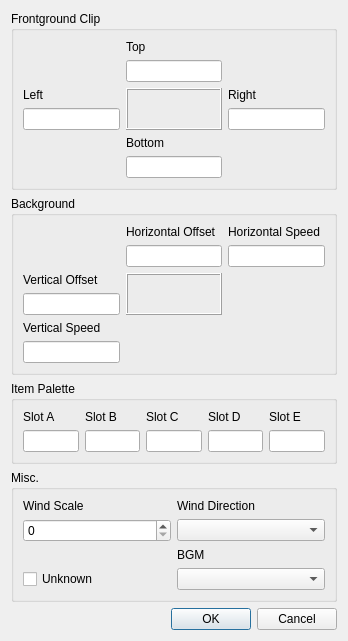
<?xml version="1.0" encoding="UTF-8"?>
<ui version="4.0">
 <class>DialogProperties</class>
 <widget class="QDialog" name="DialogProperties">
  <property name="geometry">
   <rect>
    <x>0</x>
    <y>0</y>
    <width>348</width>
    <height>629</height>
   </rect>
  </property>
  <property name="windowTitle">
   <string>Properties</string>
  </property>
  <property name="windowIcon">
   <iconset resource="resource.qrc">
    <normaloff>:/image/Properties.png</normaloff>:/image/Properties.png</iconset>
  </property>
  <property name="locale">
   <locale language="English" country="UnitedStates"/>
  </property>
  <layout class="QVBoxLayout" name="verticalLayout_9">
   <item>
    <widget class="QGroupBox" name="groupBoxFrontClip">
     <property name="title">
      <string>Frontground Clip</string>
     </property>
     <layout class="QGridLayout" name="gridLayout">
      <item row="0" column="1">
       <layout class="QVBoxLayout" name="verticalLayoutTopClip">
        <item>
         <widget class="QLabel" name="labelTopClip">
          <property name="text">
           <string>Top</string>
          </property>
          <property name="alignment">
           <set>Qt::AlignBottom|Qt::AlignLeading|Qt::AlignLeft</set>
          </property>
         </widget>
        </item>
        <item>
         <widget class="QLineEdit" name="editClipTop">
          <property name="text">
           <string notr="true"/>
          </property>
         </widget>
        </item>
       </layout>
      </item>
      <item row="1" column="0">
       <layout class="QVBoxLayout" name="verticalLayoutLeftClip">
        <item>
         <widget class="QLabel" name="labelLeftClip">
          <property name="text">
           <string>Left</string>
          </property>
          <property name="alignment">
           <set>Qt::AlignBottom|Qt::AlignLeading|Qt::AlignLeft</set>
          </property>
         </widget>
        </item>
        <item>
         <widget class="QLineEdit" name="editClipLeft">
          <property name="text">
           <string notr="true"/>
          </property>
         </widget>
        </item>
       </layout>
      </item>
      <item row="1" column="2">
       <layout class="QVBoxLayout" name="verticalLayoutRightClip">
        <item>
         <widget class="QLabel" name="labelRightClip">
          <property name="text">
           <string>Right</string>
          </property>
          <property name="alignment">
           <set>Qt::AlignBottom|Qt::AlignLeading|Qt::AlignLeft</set>
          </property>
         </widget>
        </item>
        <item>
         <widget class="QLineEdit" name="editClipRight">
          <property name="text">
           <string notr="true"/>
          </property>
         </widget>
        </item>
       </layout>
      </item>
      <item row="2" column="1">
       <layout class="QVBoxLayout" name="verticalLayoutBottomClip">
        <item>
         <widget class="QLabel" name="labelBottomClip">
          <property name="text">
           <string>Bottom</string>
          </property>
          <property name="alignment">
           <set>Qt::AlignBottom|Qt::AlignLeading|Qt::AlignLeft</set>
          </property>
         </widget>
        </item>
        <item>
         <widget class="QLineEdit" name="editClipBottom">
          <property name="text">
           <string notr="true"/>
          </property>
         </widget>
        </item>
       </layout>
      </item>
      <item row="1" column="1">
       <widget class="QFrame" name="frameClip">
        <property name="frameShape">
         <enum>QFrame::Box</enum>
        </property>
        <property name="frameShadow">
         <enum>QFrame::Raised</enum>
        </property>
       </widget>
      </item>
     </layout>
    </widget>
   </item>
   <item>
    <widget class="QGroupBox" name="groupBoxBack">
     <property name="title">
      <string>Background</string>
     </property>
     <layout class="QGridLayout" name="gridLayout_2">
      <item row="0" column="1">
       <layout class="QVBoxLayout" name="verticalLayoutHO">
        <item>
         <widget class="QLabel" name="labelHO">
          <property name="text">
           <string>Horizontal Offset</string>
          </property>
          <property name="alignment">
           <set>Qt::AlignBottom|Qt::AlignLeading|Qt::AlignLeft</set>
          </property>
         </widget>
        </item>
        <item>
         <widget class="QLineEdit" name="editOffsetHori">
          <property name="text">
           <string notr="true"/>
          </property>
         </widget>
        </item>
       </layout>
      </item>
      <item row="1" column="0">
       <layout class="QVBoxLayout" name="verticalLayoutVO">
        <item>
         <widget class="QLabel" name="labelVO">
          <property name="text">
           <string>Vertical Offset</string>
          </property>
          <property name="alignment">
           <set>Qt::AlignBottom|Qt::AlignLeading|Qt::AlignLeft</set>
          </property>
         </widget>
        </item>
        <item>
         <widget class="QLineEdit" name="editOffsetVert">
          <property name="text">
           <string notr="true"/>
          </property>
         </widget>
        </item>
       </layout>
      </item>
      <item row="0" column="2">
       <layout class="QVBoxLayout" name="verticalLayoutHS">
        <item>
         <widget class="QLabel" name="labelHS">
          <property name="text">
           <string>Horizontal Speed</string>
          </property>
          <property name="alignment">
           <set>Qt::AlignBottom|Qt::AlignLeading|Qt::AlignLeft</set>
          </property>
         </widget>
        </item>
        <item>
         <widget class="QLineEdit" name="editSpeedHori">
          <property name="text">
           <string notr="true"/>
          </property>
         </widget>
        </item>
       </layout>
      </item>
      <item row="2" column="0">
       <layout class="QVBoxLayout" name="verticalLayoutVS">
        <item>
         <widget class="QLabel" name="labelVS">
          <property name="text">
           <string>Vertical Speed</string>
          </property>
          <property name="alignment">
           <set>Qt::AlignBottom|Qt::AlignLeading|Qt::AlignLeft</set>
          </property>
         </widget>
        </item>
        <item>
         <widget class="QLineEdit" name="editSpeedVert">
          <property name="text">
           <string notr="true"/>
          </property>
         </widget>
        </item>
       </layout>
      </item>
      <item row="1" column="1">
       <widget class="QFrame" name="frameBack">
        <property name="frameShape">
         <enum>QFrame::Box</enum>
        </property>
        <property name="frameShadow">
         <enum>QFrame::Raised</enum>
        </property>
       </widget>
      </item>
     </layout>
    </widget>
   </item>
   <item>
    <widget class="QGroupBox" name="groupBoxPal">
     <property name="title">
      <string>Item Palette</string>
     </property>
     <layout class="QGridLayout" name="gridLayout_3">
      <item row="0" column="0">
       <widget class="QLabel" name="labelP0">
        <property name="text">
         <string>Slot A</string>
        </property>
        <property name="alignment">
         <set>Qt::AlignBottom|Qt::AlignLeading|Qt::AlignLeft</set>
        </property>
       </widget>
      </item>
      <item row="0" column="1">
       <widget class="QLabel" name="labelP1">
        <property name="text">
         <string>Slot B</string>
        </property>
        <property name="alignment">
         <set>Qt::AlignBottom|Qt::AlignLeading|Qt::AlignLeft</set>
        </property>
       </widget>
      </item>
      <item row="0" column="2">
       <widget class="QLabel" name="labeP2">
        <property name="text">
         <string>Slot C</string>
        </property>
        <property name="alignment">
         <set>Qt::AlignBottom|Qt::AlignLeading|Qt::AlignLeft</set>
        </property>
       </widget>
      </item>
      <item row="0" column="3">
       <widget class="QLabel" name="labelP3">
        <property name="text">
         <string>Slot D</string>
        </property>
        <property name="alignment">
         <set>Qt::AlignBottom|Qt::AlignLeading|Qt::AlignLeft</set>
        </property>
       </widget>
      </item>
      <item row="0" column="4">
       <widget class="QLabel" name="labelP4">
        <property name="text">
         <string>Slot E</string>
        </property>
        <property name="alignment">
         <set>Qt::AlignBottom|Qt::AlignLeading|Qt::AlignLeft</set>
        </property>
       </widget>
      </item>
      <item row="1" column="0">
       <widget class="QLineEdit" name="editPal0">
        <property name="text">
         <string notr="true"/>
        </property>
       </widget>
      </item>
      <item row="1" column="1">
       <widget class="QLineEdit" name="editPal1">
        <property name="text">
         <string notr="true"/>
        </property>
       </widget>
      </item>
      <item row="1" column="2">
       <widget class="QLineEdit" name="editPal2">
        <property name="text">
         <string notr="true"/>
        </property>
       </widget>
      </item>
      <item row="1" column="3">
       <widget class="QLineEdit" name="editPal3">
        <property name="text">
         <string notr="true"/>
        </property>
       </widget>
      </item>
      <item row="1" column="4">
       <widget class="QLineEdit" name="editPal4">
        <property name="text">
         <string notr="true"/>
        </property>
       </widget>
      </item>
     </layout>
    </widget>
   </item>
   <item>
    <widget class="QGroupBox" name="groupBoxMisc">
     <property name="title">
      <string>Misc.</string>
     </property>
     <layout class="QGridLayout" name="gridLayout_4">
      <item row="0" column="1">
       <widget class="QLabel" name="labelWD">
        <property name="text">
         <string>Wind Direction</string>
        </property>
        <property name="alignment">
         <set>Qt::AlignBottom|Qt::AlignLeading|Qt::AlignLeft</set>
        </property>
       </widget>
      </item>
      <item row="1" column="1">
       <widget class="QComboBox" name="comboWind">
        <property name="editable">
         <bool>false</bool>
        </property>
       </widget>
      </item>
      <item row="3" column="1">
       <widget class="QComboBox" name="comboBgm"/>
      </item>
      <item row="3" column="0">
       <widget class="QCheckBox" name="checkEffect8">
        <property name="text">
         <string>Unknown</string>
        </property>
       </widget>
      </item>
      <item row="2" column="1">
       <widget class="QLabel" name="labelBgm">
        <property name="text">
         <string>BGM</string>
        </property>
        <property name="alignment">
         <set>Qt::AlignBottom|Qt::AlignLeading|Qt::AlignLeft</set>
        </property>
       </widget>
      </item>
      <item row="0" column="0">
       <widget class="QLabel" name="labelWS">
        <property name="text">
         <string>Wind Scale</string>
        </property>
       </widget>
      </item>
      <item row="1" column="0">
       <widget class="QSpinBox" name="spinWind">
        <property name="maximum">
         <number>3</number>
        </property>
       </widget>
      </item>
     </layout>
    </widget>
   </item>
   <item>
    <widget class="QDialogButtonBox" name="buttonBox">
     <property name="orientation">
      <enum>Qt::Horizontal</enum>
     </property>
     <property name="standardButtons">
      <set>QDialogButtonBox::Cancel|QDialogButtonBox::Ok</set>
     </property>
    </widget>
   </item>
  </layout>
 </widget>
 <tabstops>
  <tabstop>editClipTop</tabstop>
  <tabstop>editClipLeft</tabstop>
  <tabstop>editClipRight</tabstop>
  <tabstop>editClipBottom</tabstop>
  <tabstop>editOffsetHori</tabstop>
  <tabstop>editSpeedHori</tabstop>
  <tabstop>editOffsetVert</tabstop>
  <tabstop>editSpeedVert</tabstop>
  <tabstop>editPal0</tabstop>
  <tabstop>editPal1</tabstop>
  <tabstop>editPal2</tabstop>
  <tabstop>editPal3</tabstop>
  <tabstop>editPal4</tabstop>
  <tabstop>comboWind</tabstop>
 </tabstops>
 <resources>
  <include location="resource.qrc"/>
 </resources>
 <connections>
  <connection>
   <sender>buttonBox</sender>
   <signal>rejected()</signal>
   <receiver>DialogProperties</receiver>
   <slot>reject()</slot>
   <hints>
    <hint type="sourcelabel">
     <x>325</x>
     <y>572</y>
    </hint>
    <hint type="destinationlabel">
     <x>286</x>
     <y>274</y>
    </hint>
   </hints>
  </connection>
 </connections>
</ui>
